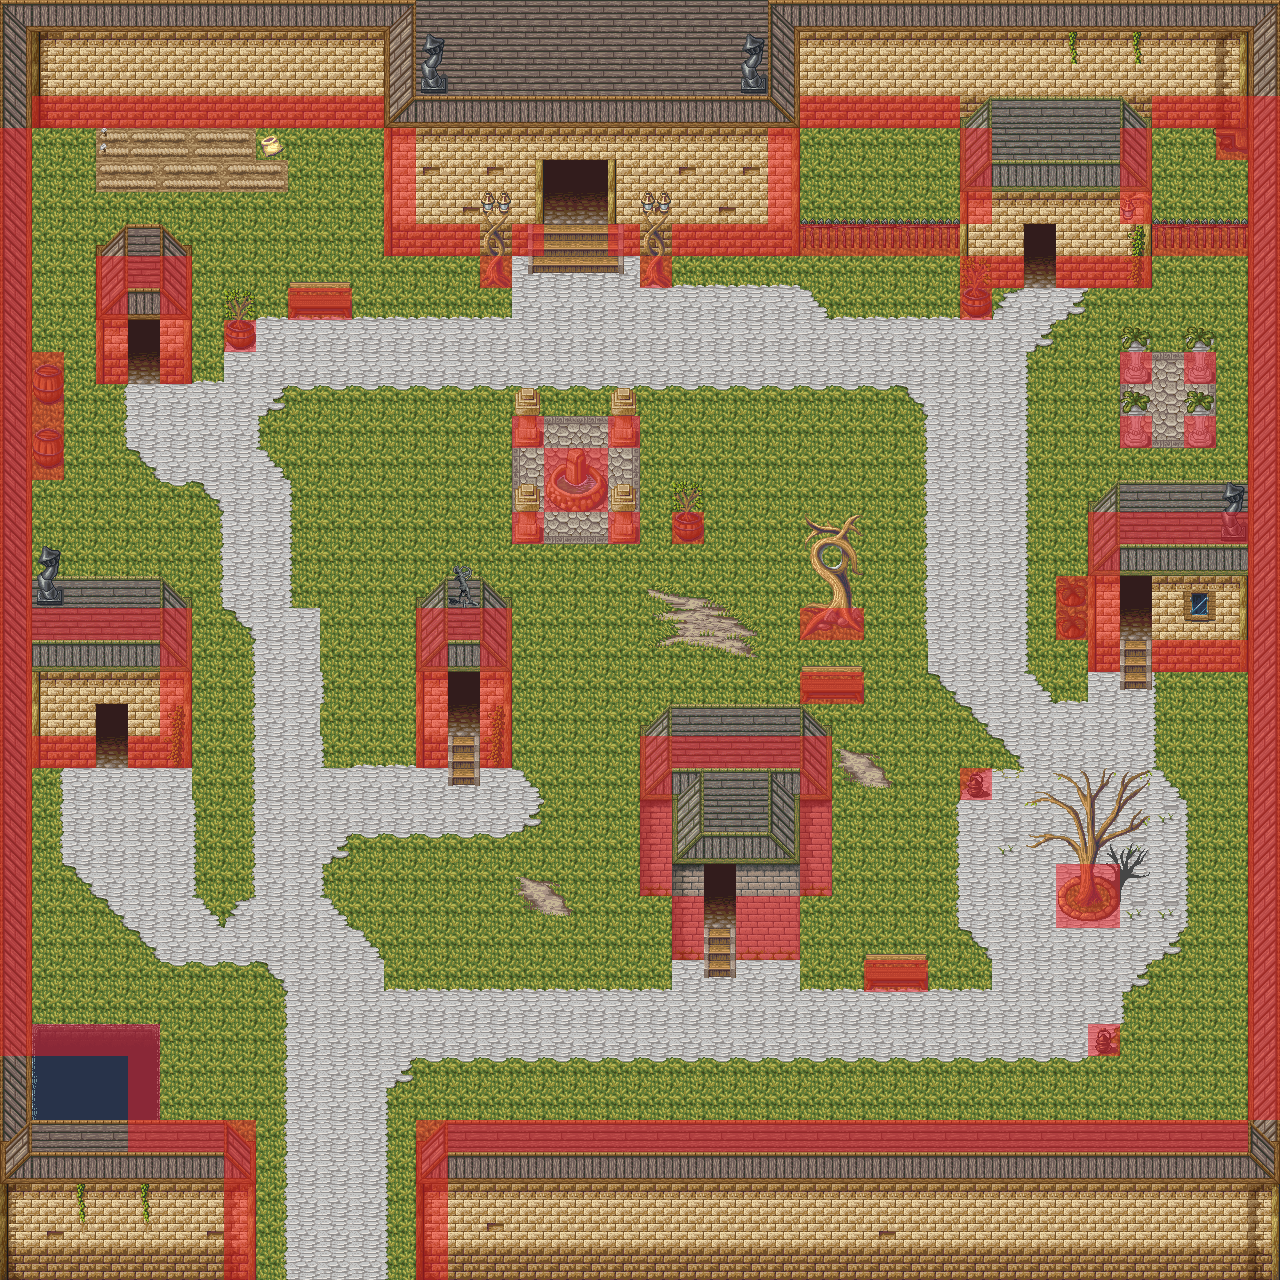

This is a level from a 2D game, rendered from its Tiled map with the project's own tilesets. A one-line summary and the map file follow, with tile-layer data summarised:
An orthogonal 40x40 tile map with 32x32 px tiles, 8 tile layers (Piedras_suelo, Hierba, Murallas2, Murallas, ...), 2 tilesets and 1 object.

<map version="1.0" orientation="orthogonal" renderorder="right-down" width="40" height="40" tilewidth="32" tileheight="32" nextobjectid="1">
 <tileset firstgid="1" name="magecity" tilewidth="32" tileheight="32" tilecount="360" columns="8">
  <image source="../Tilesets/magecity.png" width="256" height="1450" />
 </tileset>
 <tileset firstgid="361" name="RED" tilewidth="32" tileheight="32" tilecount="1" columns="1">
  <image source="../Tilesets/RED.png" trans="ffffff" width="32" height="32" />
  <tile id="0">
   <objectgroup draworder="index">
    <object id="3" x="-0.0434783" y="0" width="31.9565" height="31.9565" />
   </objectgroup>
  </tile>
 </tileset>
 <layer name="Piedras_suelo" width="40" height="40">
  <data>[1600 cells, 1018 non-empty, 36 distinct tile ids]</data>
 </layer>
 <layer name="Hierba" width="40" height="40">
  <data>[1600 cells, 0 non-empty, 0 distinct tile ids]</data>
 </layer>
 <layer name="Murallas2" width="40" height="40">
  <data>[1600 cells, 110 non-empty, 5 distinct tile ids]</data>
 </layer>
 <layer name="Murallas" width="40" height="40">
  <data>[1600 cells, 302 non-empty, 24 distinct tile ids]</data>
 </layer>
 <layer name="Casas" width="40" height="40">
  <data>[1600 cells, 222 non-empty, 47 distinct tile ids]</data>
 </layer>
 <layer name="Adornos" width="40" height="40">
  <data>[1600 cells, 135 non-empty, 72 distinct tile ids]</data>
 </layer>
 <layer name="Escaleras" width="40" height="40">
  <data>[1600 cells, 14 non-empty, 8 distinct tile ids]</data>
 </layer>
 <layer name="Collisions" width="40" height="40" opacity="0.5">
  <data>[1600 cells, 260 non-empty, 1 distinct tile ids]</data>
 </layer>
</map>
